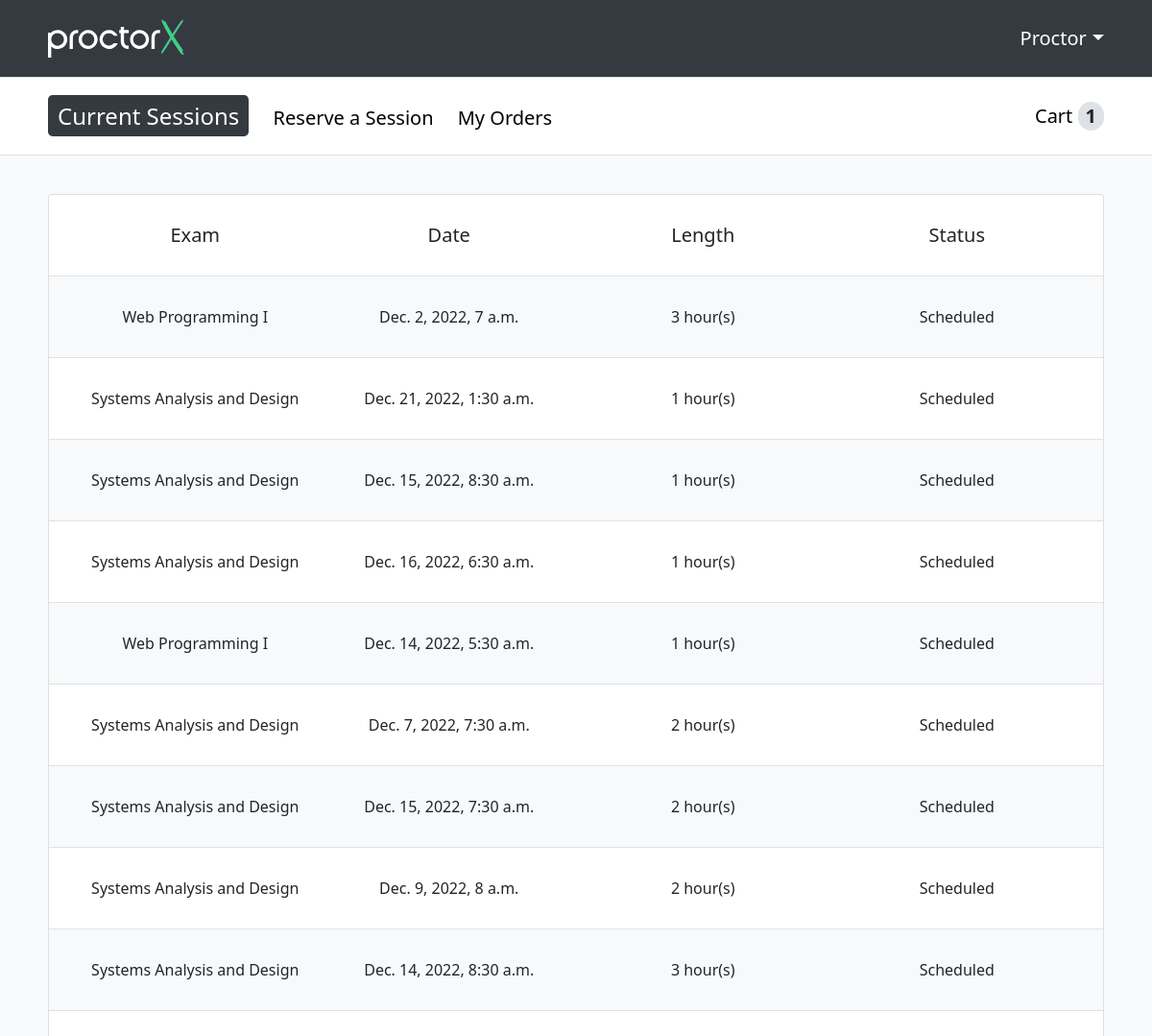
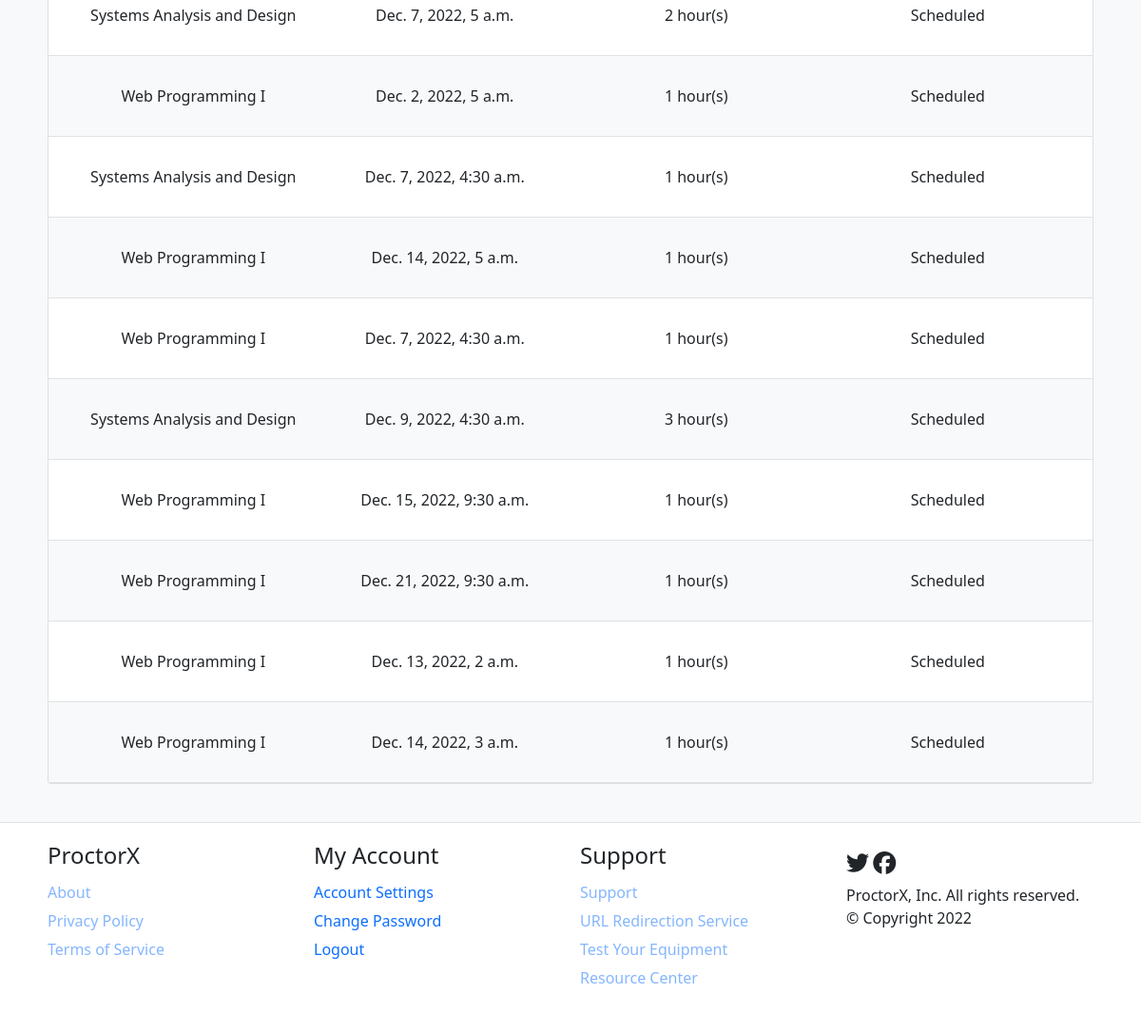
Page /student/session (signed in) on the earlier database version (2 pictures, top to bottom).
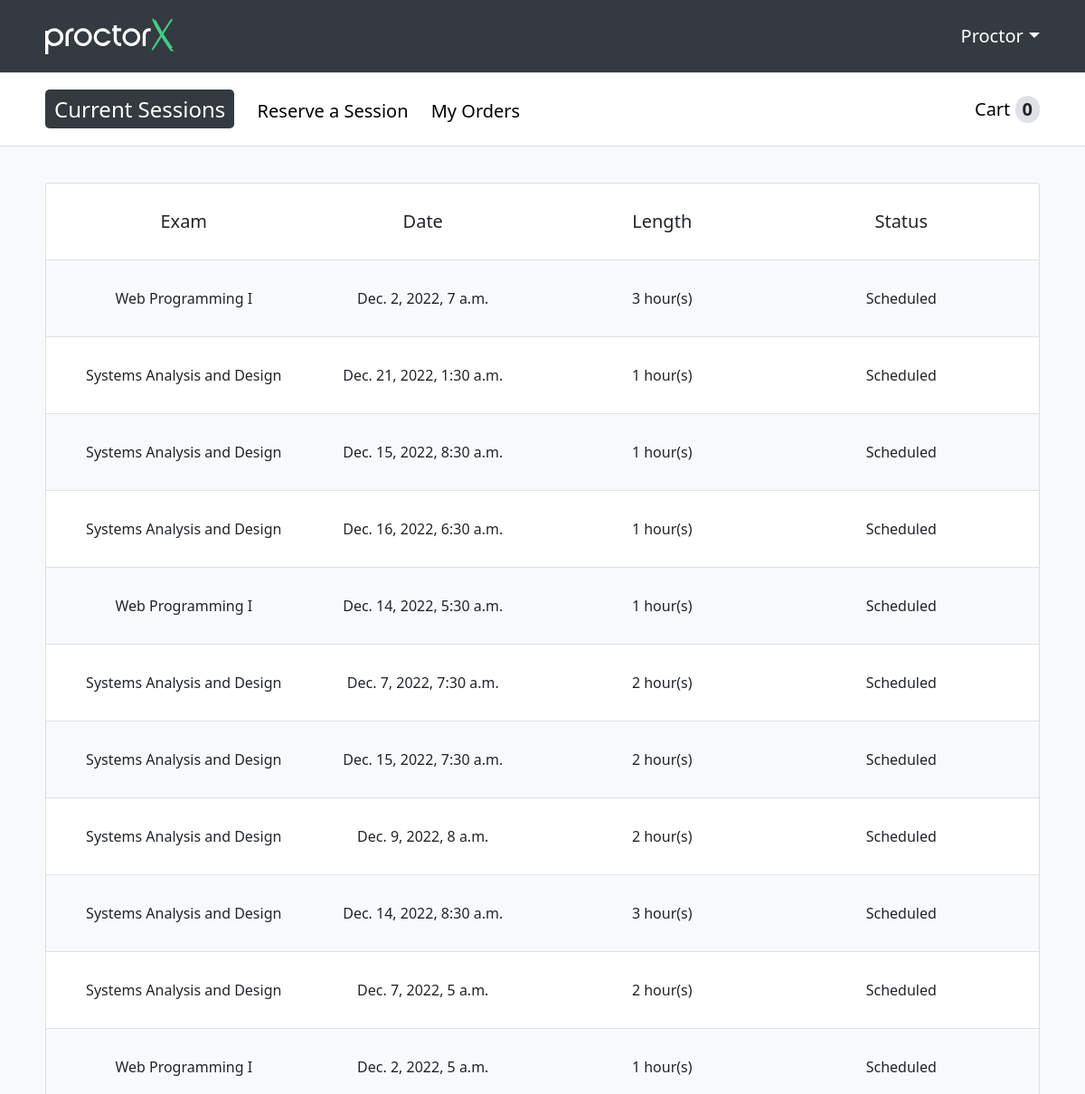
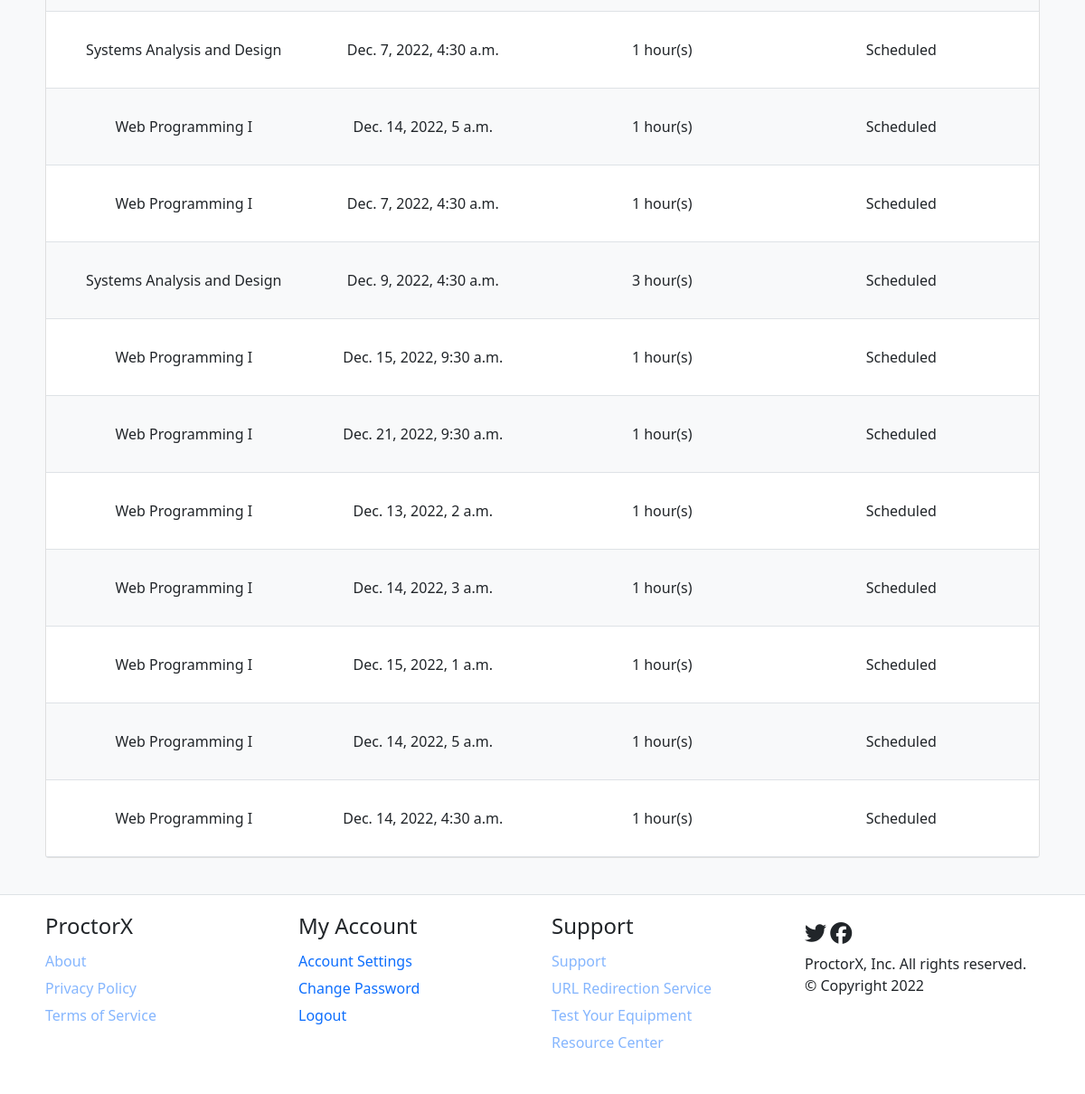
Same page on the later database version (2 pictures, top to bottom).
### proctorx/models.py (models this page shows)
class Session(models.Model):
    session_status = (
    ('scheduled', 'scheduled'),
    ('completed', 'completed'),
    ('cancelled', 'cancelled'),
    )
    payment_status = (
    ('paid', 'paid'),
    ('pending', 'pending'),
    ('rejected', 'rejected'),
    )
    student = models.ForeignKey(Student, on_delete=models.CASCADE)
    exam_date_time = models.DateTimeField(default=datetime.datetime.now())
    university = models.CharField(max_length=50)
    exam_name = models.CharField(max_length=50)
    exam_length = models.IntegerField(choices=((1,1),(2,2),(3,3)), db_column = 'exam length (hrs)', default=1)
    session_status = models.CharField(choices=session_status, max_length=20)
    date_purchased = models.DateField(null=True, blank=True)
    cost = models.DecimalField(decimal_places=2, max_digits= 9)
    payment_status = models.CharField(choices=payment_status, max_length=20)
    order = models.ForeignKey(Order, on_delete=models.CASCADE, null=True)

### proctorx/views.py (the view)
# urls.py: path('student/session', views.session),
@ login_required(login_url='/login')
def session(request):
    current_reservations = Session.objects.filter(
        student_id=request.user.id).filter(session_status='Scheduled')
    cart_items_number = get_cart_items_number(request.user)
    if len(current_reservations) > 0:
        context = {'current_reservations': current_reservations,
                   'cart_items_number': cart_items_number}
    else:
        context = {'cart_items_number': cart_items_number}
    return render(request, 'session.html', context)

### proctorx/functions.py (called while the page is built)
def get_cart_items_number(user):
    result = len(Session.objects.filter(student_id = user.id).filter(session_status = 'Cart'))
    return result

### proctorx/models.py (called while the page is built)
    def __str__(self):
        return self.first_name

### proctorx/templates/session.html (shortened to what this page needs)
{% extends 'student_template.html' %}
{% block content %}
<div class="session-container">
    <div class="session-headings">
        <h5 class="heading-large">Exam</h5>
        <h5 class="heading-large">Date</h5>
        <h5>Length</h5>
        <h5>Status</h5>
    </div>
    {% if current_reservations %}
    {% for session in current_reservations %}
    <ul class="session-content">
        <li class="session-attribute fs-6">{{session.exam_name}}</li>
        <li class="session-attribute fs-6">{{session.exam_date_time}}</li>
        <li class="session-attribute fs-6">{{session.exam_length}} hour(s)</li>
        <li class="session-attribute fs-6">{{session.session_status}}</li>
    </ul>
    {% endfor %}
    {% else %}
    <div class="empy-sessions">
        <p>You currently don't have any scheduled sessions</p>
        <a class="fs-4" href="reservation">Reserve a new session</a>
    </div>
    {% endif %}
</div>
{% endblock %}

### proctorx/templates/student_template.html (shortened to what this page needs)
{% load static %}
<!DOCTYPE html>
<html lang="en">
<head>
    <link href="https://cdn.jsdelivr.net/npm/bootstrap@5.0.2/dist/css/bootstrap.min.css" rel="stylesheet"
>
    <link href="{% static 'fontawesome_free/css/all.min.css' %}" rel="stylesheet" type="text/css">
    <link rel="stylesheet" type="text/css" href={% static '/css/styles.css' %}>
</head>
<body>
    <header>
        <div class="header-wrapper scale-down">
            <div class="logo">
                <a href="session">
                    <img class="brand-img" alt="ProctorX Logo" src="{% static '/img/proctorX-white.svg' %}">
                </a>
            </div>
            <div class="user-settings fs-5">
                {{ request.user }}
            </div>
        </div>
    </header>
    <div class="student-options-panel-wrapper">
        <div class="student-options-panel scale-down fs-5">
            <div class="student-links">
                <a class="session" href="session">Current Sessions</a>
                <a class="reserve" href="reservation">Reserve a Session</a>
                <a class="my-orders" href="order">My Orders</a>
            </div>
            <div class="student-cart-balance">
                <a class="cart" href="cart">Cart</a>
                <span class="student-cart-count">{{ cart_items_number }}</span>
            </div>
        </div>
    </div>
    <div class="main-wrapper">
        <main class="scale-down">
            {% block content %}
            {% endblock %}
        </main>
    </div>
    <div class="footer-wrapper">
        <footer class="scale-down">
            <div class="footer-options">
                <h4>ProctorX</h4>
                <div class="footer-sub-options fs-5">
                    <div><a class="no-redirection fs-6">About</a></div>
                    <div><a class="no-redirection fs-6">Privacy Policy</a></div>
                    <div><a class="no-redirection fs-6">Terms of Service</a></div>
                </div>
            </div>
            <div class="footer-options">
                <h4>My Account</h4>
                <div class="footer-sub-options fs-5">
                    <div><a class="fs-6" href="/student/settings">Account Settings</a></div>
                    <div><a class="fs-6" href="/student/settings#change-password">Change Password</a></div>
                    <div><a class="fs-6" href="/logout">Logout</a></div>
                </div>
            </div>
            <div class="footer-options">
                <h4>Support</h4>
                <div class="footer-sub-options fs-5">
                    <div><a class="no-redirection fs-6">Support</a></div>
                    <div><a class="no-redirection fs-6">URL Redirection Service</a></div>
                    <div><a class="no-redirection fs-6">Test Your Equipment</a></div>
                    <div><a class="no-redirection fs-6">Resource Center</a></div>
                </div>
            </div>
            <div class="footer-options">
                <div class="footer-icons">
                    <a><span class="fab fa-twitter fa-xl"></span></a>
                    <a><span class="fab fa-facebook fa-xl"></span></a>
                </div>
                <div class="footer-signature">
                    <p>ProctorX, Inc. All rights reserved.</p>
                    <p>© Copyright 2022</p>
                </div>
            </div>
        </footer>
    </div>
</body>
</html>

Differences in the rows shown:
now on this page (row edited): Session: exam_name "Web Programming I", exam_date_time "Dec. 15, 2022, 1 a.m.", exam_length "1", session_status "Scheduled"
added Session: exam_name "Web Programming I", exam_date_time "Dec. 14, 2022, 5 a.m.", exam_length "1", session_status "Scheduled"
added Session: exam_name "Web Programming I", exam_date_time "Dec. 14, 2022, 4:30 a.m.", exam_length "1", session_status "Scheduled"
Other differences:
{{ cart_items_number }}: "1" → "0"
